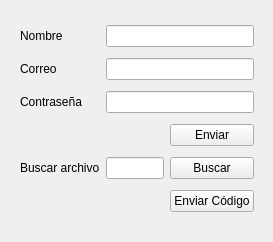
<?xml version="1.0" encoding="UTF-8"?>
<ui version="4.0">
 <class>asistente_ui</class>
 <widget class="QWidget" name="asistente_ui">
  <property name="geometry">
   <rect>
    <x>0</x>
    <y>0</y>
    <width>273</width>
    <height>242</height>
   </rect>
  </property>
  <property name="windowTitle">
   <string>Form</string>
  </property>
  <widget class="QWidget" name="">
   <property name="geometry">
    <rect>
     <x>20</x>
     <y>20</y>
     <width>234</width>
     <height>201</height>
    </rect>
   </property>
   <layout class="QGridLayout" name="gridLayout">
    <item row="1" column="0">
     <widget class="QLabel" name="label_3">
      <property name="text">
       <string>Correo</string>
      </property>
     </widget>
    </item>
    <item row="5" column="0">
     <widget class="QLabel" name="label_5">
      <property name="text">
       <string>Buscar archivo</string>
      </property>
      <property name="textFormat">
       <enum>Qt::AutoText</enum>
      </property>
      <property name="openExternalLinks">
       <bool>false</bool>
      </property>
     </widget>
    </item>
    <item row="2" column="0">
     <widget class="QLabel" name="label_4">
      <property name="text">
       <string>Contraseña</string>
      </property>
     </widget>
    </item>
    <item row="0" column="1" colspan="2">
     <widget class="QLineEdit" name="Nombre"/>
    </item>
    <item row="1" column="1" colspan="2">
     <widget class="QLineEdit" name="Correo"/>
    </item>
    <item row="2" column="1" colspan="2">
     <widget class="QLineEdit" name="Contrasena"/>
    </item>
    <item row="6" column="2">
     <widget class="QPushButton" name="Send_code">
      <property name="text">
       <string>Enviar Código</string>
      </property>
     </widget>
    </item>
    <item row="0" column="0">
     <widget class="QLabel" name="label_2">
      <property name="text">
       <string>Nombre</string>
      </property>
     </widget>
    </item>
    <item row="3" column="2">
     <widget class="QPushButton" name="Enviar">
      <property name="text">
       <string>Enviar</string>
      </property>
     </widget>
    </item>
    <item row="5" column="1">
     <widget class="QLineEdit" name="Archivo"/>
    </item>
    <item row="5" column="2">
     <widget class="QPushButton" name="Buscar">
      <property name="text">
       <string>Buscar</string>
      </property>
     </widget>
    </item>
   </layout>
  </widget>
 </widget>
 <resources/>
 <connections/>
</ui>
